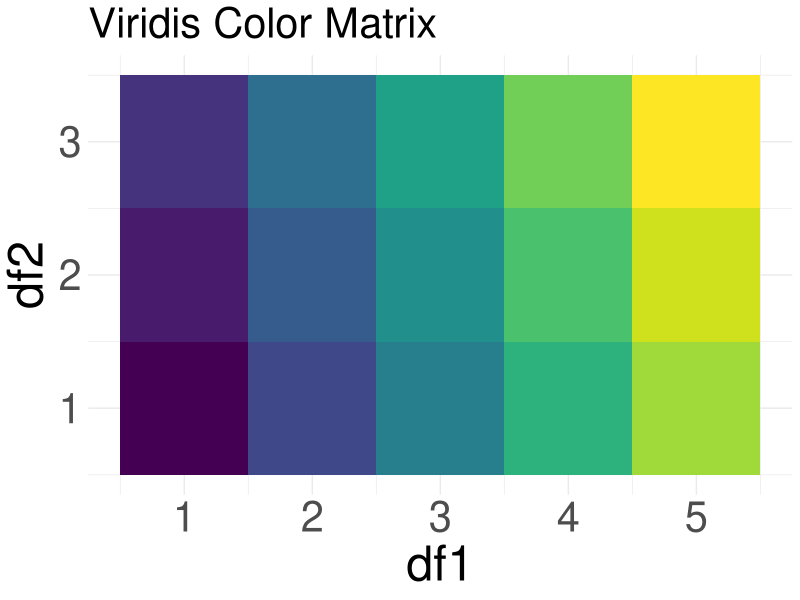
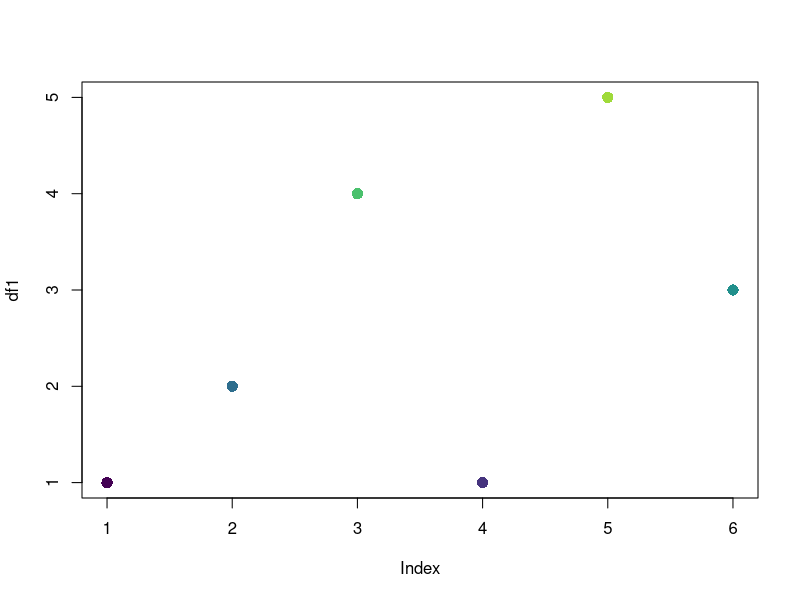

The R script that drew these images, in order:
library(ggplot2)
library(viridis)


#Dummy df
df <- data.frame(
  df1 = c(1, 2, 4, 1, 5, 3),
  df2 = c(1, 3, 2, 3, 1, 2)
)

##evtl müssen mittel, gering o.ä. noch in num. umgewandelt werden
# Kategorien bestimmen
cats1 <- seq(min(df$df1), max(df$df1))
cats2 <- seq(min(df$df2), max(df$df2))

n1 <- length(cats1)
n2 <- length(cats2)


##COLORMAP
# 1D-Farbskala (für Kombinationen)
vir_cols <- viridis(n1 * n2)

# 2D Color-Matrix
color_matrix <- matrix(
  vir_cols,
  nrow = n1,
  ncol = n2,
  byrow = TRUE
)

rownames(color_matrix) <- cats1
colnames(color_matrix) <- cats2




cm_df <- expand.grid(
  df1 = cats1,
  df2 = cats2
)

cm_df$color <- as.vector(color_matrix)

ggplot(cm_df, aes(df1, df2, fill = color)) +
  geom_tile() +
  scale_fill_identity() +
  theme_minimal() +
  theme(
    axis.title.x = element_text(size = 35),
    axis.title.y = element_text(size = 35),
    axis.text.x  = element_text(size = 30),
    axis.text.y  = element_text(size = 30),
    plot.title   = element_text(size = 30,  hjust = 0)
  )+
  labs(title = "Viridis Color Matrix")




#Dummy Plot
df$color <- mapply(
  function(a, b) color_matrix[as.character(a), as.character(b)],
  df$df1,
  df$df2
)

plot(
  seq_len(nrow(df)),
  df$df1,
  col = df$color,
  pch = 16,
  cex = 1.5,
  xlab = "Index",
  ylab = "df1"
)

